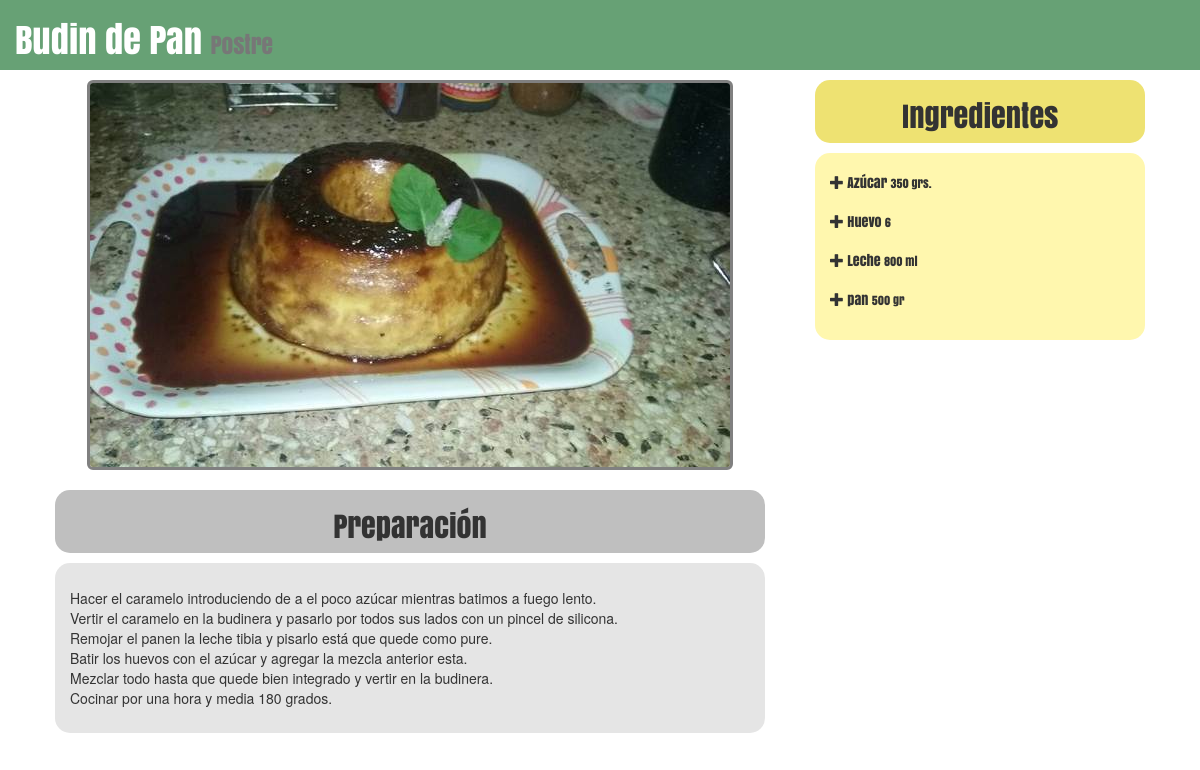
/recetario/recetas/13/, run on an earlier commit of the app's database.
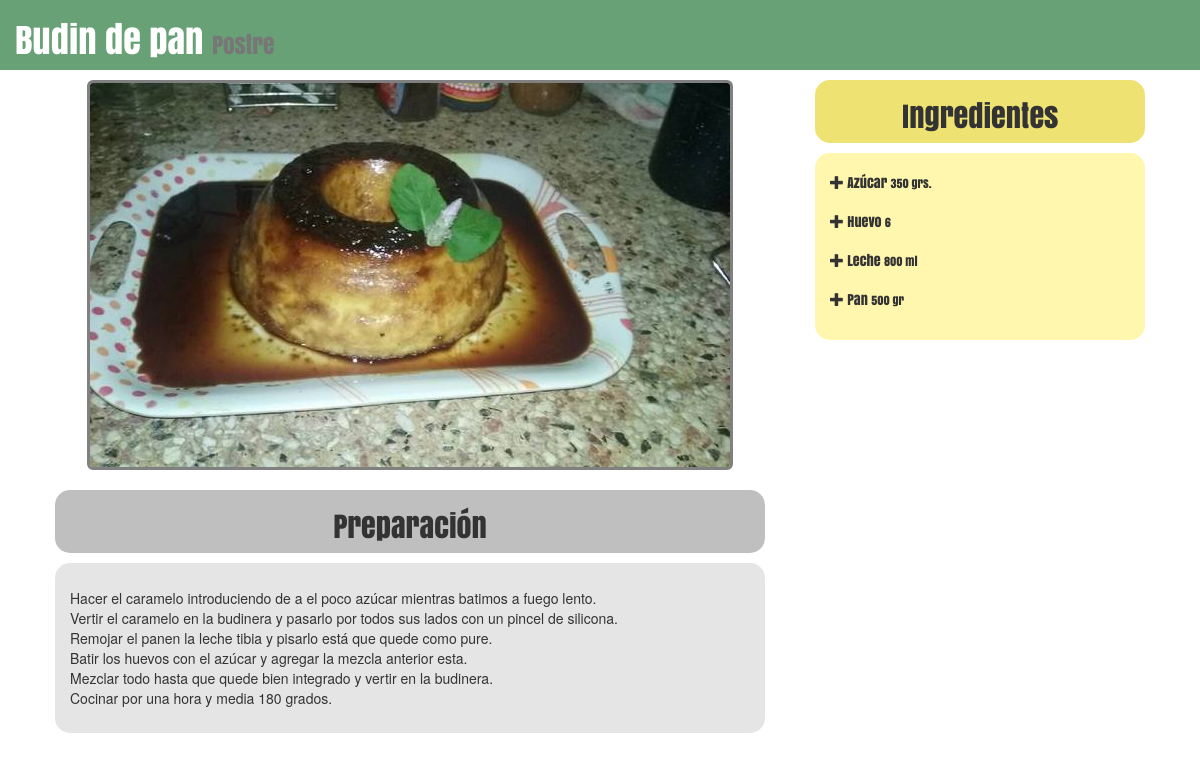
And on a later commit of the database.
### recetario/models.py (models this page shows, shortened)
class Receta(models.Model):
	nombre = models.CharField(max_length=40)
	categoria = models.ForeignKey(Categoria)
	image = models.ImageField(verbose_name='Foto',upload_to='images/', blank=True, null=True)
	ingredientes = models.ManyToManyField(Ingrediente, through='DetalleReceta')
	preparacion = models.TextField()
	def image_tag(self):
		return u'<a target="_blank" href="{0}/{1}"><img class="img-rounded img-responsive" alt="No hay imagen" src="{0}/{1}" /></a>'.format(settings.MEDIA_URL, self.image.name)
	image_tag.short_description = 'Image'
	image_tag.allow_tags = True

class DetalleReceta(models.Model):
	cantidad = models.CharField(max_length=20)
	receta = models.ForeignKey(Receta)
	ingrediente = models.ForeignKey(Ingrediente)
	class Meta:
		verbose_name = 'Detalle Ingrediente'
		verbose_name_plural = 'Detalle Ingredientes'

class Ingrediente(models.Model):
	nombre = models.CharField(max_length=30)
	gluten = models.BooleanField(default=False, verbose_name='Contiene gluten?')
	def __unicode__(self):
		return self.nombre

class Categoria(models.Model):
	nombre = models.CharField(max_length=20)

### recetario/views.py (the view)
# urls.py: url(r'^recetas/(?P<pk>[0-9]+)/$', views.RecetaDetail.as_view(), name='detallereceta'),
class RecetaDetail(generic.DetailView):
    model = Receta
    context_object_name = 'receta'

### recetario/templates/recetario/receta_detail.html (shortened to what this page needs)
{% load staticfiles %}
<html>
<head>
	<link rel="stylesheet" href="{% static 'recetario/css/bootstrap.css' %}" type="text/css">
	<link rel="stylesheet" href="{% static 'recetario/css/font.css' %}" type="text/css">
	<link rel="stylesheet" href="{% static 'recetario/css/stylesheet.css' %}" type="text/css">
</head>
<body>
	<header id="receta-header">
		<div class="container">
			<div class="row">
				<h1>{{ receta.nombre }} <small>{{ receta.categoria.nombre }}</small></h1>
			</div>
		</div>
	</header>
	<section>
		<div class="container">
			<div class="col-xs-6 col-sm-7 col-md-8 col-lg-8">
				<div class="row" align="center">
					<img class="img img-responsive img-rounded" src="/media/{{ receta.image }}" alt="No hay imagen" width="" height="auto">
				</div>
				<div id="preparacion-header" class="row">
					<h2 class="text-center">Preparación</h2>
				</div>
				<div id="preparacion-body" class="row">
					<p>{{ receta.preparacion | linebreaks }}</p>
				</div>
			</div>
			<div class="col-xs-6 col-sm-5 col-md-4 col-lg-4">
				<div id="ingredientes-header" class="row">
					<h2 class="text-center">Ingredientes</h2>
				</div>
				<div id="ingredientes-list" class="row">
					<ul class="list-group">
					{% for detalle in receta.detallereceta_set.all %}
						<li class="list-group-item"><span class="glyphicon glyphicon-plus"></span> {{ detalle.ingrediente }} <small>{{ detalle.cantidad }}</small></li>
					{% endfor %}
					</ul>
				</div>
			</div>
		</div>
	</section>
</body>
</html>

What changed in the data, as far as the page shows it:
changed Receta "Postre": nombre "Budin de Pan" → "Budin de pan"
changed through a linked row, DetalleReceta "500 gr": ingrediente "pan" → "Pan"
